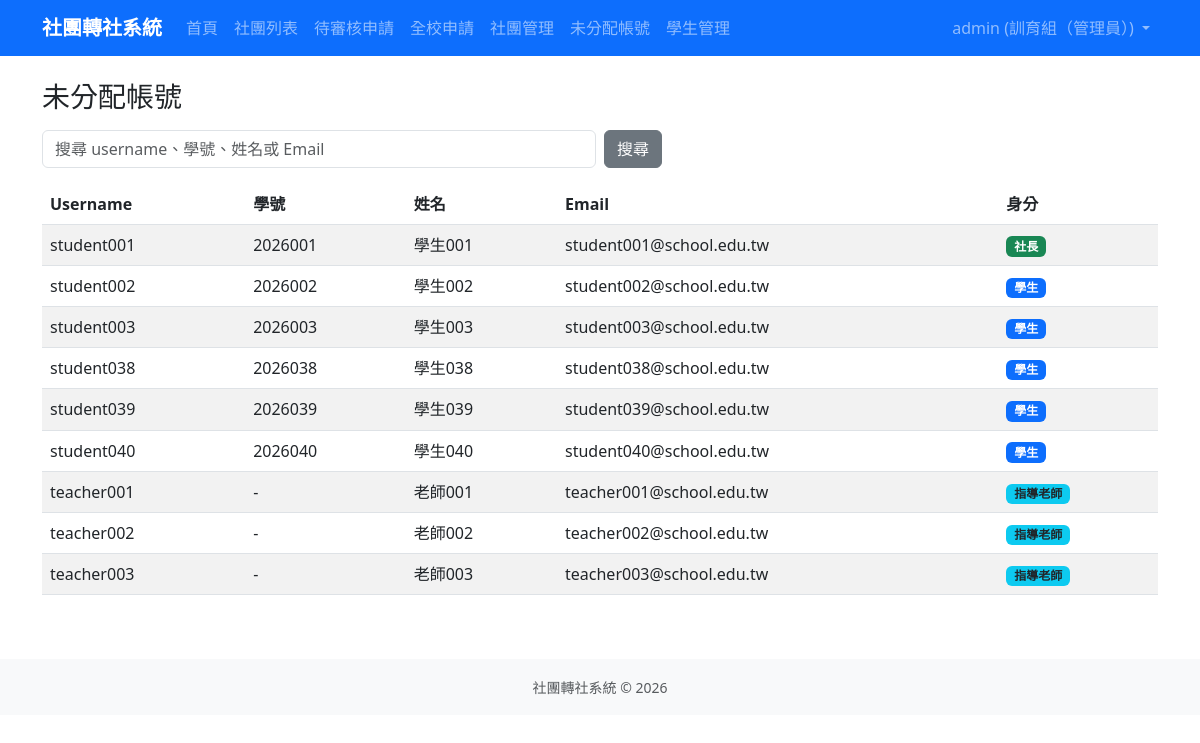
Screenshot of /admin-panel/unassigned/accounts/ (signed in) with the database file from the repository.
### accounts/models.py (models this page shows, shortened)
class User(django.contrib.auth.models.AbstractUser):
    ROLE_CHOICES = [
        ('student', '學生'),
        ('president', '社長'),
        ('teacher', '指導老師'),
        ('admin', '訓育組（管理員）'),
    ]
    role = models.CharField(
        max_length=20,
        choices=ROLE_CHOICES,
        default='student',
        verbose_name='身分組'
    )
    student_id = models.CharField(
        max_length=20,
        blank=True,
        verbose_name='學號'
    )
    class_name = models.CharField(
        max_length=20,
        blank=True,
        verbose_name='班級'
    )
    seat_number = models.PositiveSmallIntegerField(
        null=True,
        blank=True,
        verbose_name='座號'
    )
    club = models.ForeignKey(
        'clubs.Club',
        on_delete=models.SET_NULL,
        null=True,
        blank=True,
        verbose_name='所屬社團',
        related_name='members'
    )
    class Meta:
        verbose_name = '使用者'
        verbose_name_plural = '使用者'
    def __str__(self):
        return f"{self.get_full_name() or self.username} ({self.get_role_display()})"

### accounts/views.py (the view, shortened to what this page needs)
# urls.py: path('admin-panel/unassigned/accounts/', views.UnassignedAccountListView.as_view(), name='unassigned_account_list'),
class UnassignedAccountListView(LoginRequiredMixin, AdminRequiredMixin, ListView):
    template_name = 'accounts/unassigned_account_list.html'
    context_object_name = 'accounts'
    paginate_by = 50
    def get_queryset(self):
        query = self.request.GET.get('q', '').strip()
        student_accounts = User.objects.filter(
            role__in=['student', 'president'],
            is_active=True,
            club__isnull=True,
        )
        teacher_accounts = User.objects.filter(role='teacher', is_active=True)
        assigned_teacher_values = {
            normalize_teacher_text(value)
            for value in Club.objects.exclude(teacher='').values_list('teacher', flat=True)
            if normalize_teacher_text(value)
        }
        accounts = list(student_accounts) + [
            teacher for teacher in teacher_accounts
            if get_teacher_match_values(teacher).isdisjoint(assigned_teacher_values)
        ]
        return sorted(accounts, key=lambda account: (account.role, account.username))
    def get_context_data(self, **kwargs):
        context = super().get_context_data(**kwargs)
        context['q'] = self.request.GET.get('q', '').strip()
        return context

### accounts/views.py (called while the page is built)
def normalize_teacher_text(value):
    return ' '.join((value or '').split())

def get_teacher_match_values(teacher):
    full_name = normalize_teacher_text(teacher.get_full_name())
    first_name = normalize_teacher_text(teacher.first_name)
    username = normalize_teacher_text(teacher.username)
    display_name = full_name or first_name or username
    values = {
        username,
        first_name,
        full_name,
        normalize_teacher_text(str(teacher)),
    }
    if display_name and username:
        values.add(f'{display_name} ({username})')
    return {value for value in values if value}

    def test_func(self):
        user = self.request.user
        return user.is_authenticated and (
            user.is_superuser or getattr(user, 'role', None) == 'admin'
        )

### templates/accounts/unassigned_account_list.html (shortened to what this page needs)
{% extends "base.html" %}
{% block content %}
<h1 class="h3 mb-3">未分配帳號</h1>
<form method="get" class="row g-2 mb-3">
    <div class="col-sm-8 col-md-6">
        <input type="search" name="q" value="{{ q }}" class="form-control" placeholder="搜尋 username、學號、姓名或 Email">
    </div>
    <div class="col-auto">
        <button type="submit" class="btn btn-secondary">搜尋</button>
    </div>
</form>
<div class="table-responsive">
    <table class="table table-striped table-hover align-middle">
        <thead>
            <tr>
                <th>Username</th>
                <th>學號</th>
                <th>姓名</th>
                <th>Email</th>
                <th>身分</th>
            </tr>
        </thead>
        <tbody>
            {% for account in accounts %}
                <tr>
                    <td>{{ account.username }}</td>
                    <td>{{ account.student_id|default:"-" }}</td>
                    <td>{{ account.first_name|default:"-" }}</td>
                    <td>{{ account.email|default:"-" }}</td>
                    <td>
                        {% if account.role == 'student' %}
                            <span class="badge bg-primary">學生</span>
                        {% elif account.role == 'president' %}
                            <span class="badge bg-success">社長</span>
                        {% elif account.role == 'teacher' %}
                            <span class="badge bg-info text-dark">指導老師</span>
                        {% else %}
                            {{ account.get_role_display }}
                        {% endif %}
                    </td>
                </tr>
            {% empty %}
                <tr>
                    <td colspan="5" class="text-center text-muted">沒有未分配帳號。</td>
                </tr>
            {% endfor %}
        </tbody>
    </table>
</div>
{% endblock %}

### templates/base.html (shortened to what this page needs)
<!DOCTYPE html>
<html lang="zh-TW">
<head>
    <link href="https://cdn.jsdelivr.net/npm/bootstrap@5.3.0/dist/css/bootstrap.min.css" rel="stylesheet">
</head>
<body>
    <nav class="navbar navbar-expand-lg navbar-dark bg-primary">
        <div class="container">
            <a class="navbar-brand" href="{% url 'home' %}">社團轉社系統</a>
            <div class="collapse navbar-collapse" id="navbarNav">
                <ul class="navbar-nav me-auto">
                    <li class="nav-item">
                        <a class="nav-link" href="{% url 'home' %}">首頁</a>
                    </li>
                    <li class="nav-item">
                        <a class="nav-link" href="{% url 'club_list' %}">社團列表</a>
                    </li>
                    {% if user.is_authenticated %}
                        {% if user.role == 'president' or user.role == 'teacher' or user.role == 'admin' %}
                            <li class="nav-item">
                                <a class="nav-link" href="{% url 'pending_approvals' %}">待審核申請</a>
                            </li>
                        {% endif %}
                        {% if user.role == 'admin' %}
                            <li class="nav-item">
                                <a class="nav-link" href="{% url 'all_requests' %}">全校申請</a>
                            </li>
                        {% endif %}
                        {% if user.is_superuser or user.role == 'admin' %}
                            <li class="nav-item">
                                <a class="nav-link" href="{% url 'club_admin_list' %}">社團管理</a>
                            </li>
                            <li class="nav-item">
                                <a class="nav-link" href="{% url 'unassigned_account_list' %}">未分配帳號</a>
                            </li>
                            <li class="nav-item">
                                <a class="nav-link" href="{% url 'student_admin_list' %}">學生管理</a>
                            </li>
                        {% endif %}
                    {% endif %}
                </ul>
                <ul class="navbar-nav">
                    {% if user.is_authenticated %}
                        <li class="nav-item dropdown">
                            <a class="nav-link dropdown-toggle" href="#" role="button" data-bs-toggle="dropdown">
                                {{ user.get_full_name|default:user.username }} ({{ user.get_role_display }})
                            </a>
                        </li>
                    {% else %}
                        <li class="nav-item">
                            <a class="nav-link" href="{% url 'login' %}">登入</a>
                        </li>
                    {% endif %}
                </ul>
            </div>
        </div>
    </nav>
    <main class="container my-4">
        {% block content %}{% endblock %}
    </main>
    <footer class="bg-light py-3 mt-5">
        <div class="container text-center text-muted">
            <small>社團轉社系統 &copy; 2026</small>
        </div>
    </footer>
</body>
</html>

### templates/base.html (style rules this page uses)
.navbar-brand { font-weight: bold; }

### rows the page displays
User: get_full_name "admin", role "訓育組（管理員）"
User: username "student001", student_id "2026001", first_name "學生001", email "student001@school.edu.tw", role "社長"
User: username "student002", student_id "2026002", first_name "學生002", email "student002@school.edu.tw", role "學生"
User: username "student003", student_id "2026003", first_name "學生003", email "student003@school.edu.tw", role "學生"
User: username "student038", student_id "2026038", first_name "學生038", email "student038@school.edu.tw", role "學生"
User: username "student039", student_id "2026039", first_name "學生039", email "student039@school.edu.tw", role "學生"
User: username "student040", student_id "2026040", first_name "學生040", email "student040@school.edu.tw", role "學生"
User: username "teacher001", student_id "-", first_name "老師001", email "teacher001@school.edu.tw", role "指導老師"
User: username "teacher002", student_id "-", first_name "老師002", email "teacher002@school.edu.tw", role "指導老師"
User: username "teacher003", student_id "-", first_name "老師003", email "teacher003@school.edu.tw", role "指導老師"
